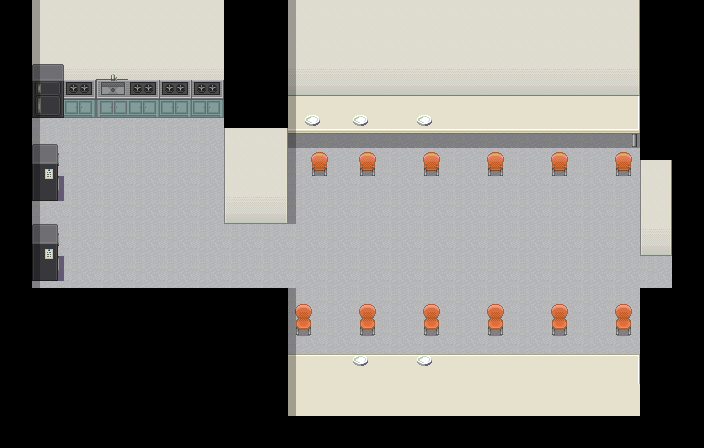

This is a level from a 2D game, rendered from its Tiled map with the project's own tilesets. A one-line summary and the map file follow, with tile-layer data summarised:
An orthogonal 44x28 tile map with 16x16 px tiles, 8 tile layers (Base, MonoShita, MonoShita2, MonoChu, ...), 4 tilesets and 10 objects.

<map version="1.0" orientation="orthogonal" renderorder="right-down" width="44" height="28" tilewidth="16" tileheight="16" backgroundcolor="#000000" nextobjectid="13">
 <tileset firstgid="1" name="ST-Fdshop-I01" tilewidth="16" tileheight="16" tilecount="1440" columns="16">
  <image source="ST-Fdshop-I01.png" trans="aa55ff" width="256" height="1440" />
 </tileset>
 <tileset firstgid="1441" name="ST-Room-I01" tilewidth="16" tileheight="16" tilecount="1120" columns="16">
  <image source="ST-Room-I01.png" trans="aa55ff" width="256" height="1120" />
 </tileset>
 <tileset firstgid="2561" name="Yatai-option1" tilewidth="16" tileheight="16" tilecount="885" columns="59">
  <image source="Yatai-option1.png" trans="aa55ff" width="944" height="255" />
 </tileset>
 <tileset firstgid="3446" name="ST-Sewer-01" tilewidth="16" tileheight="16" tilecount="1504" columns="16">
  <image source="ST-Sewer-01.png" trans="aa55ff" width="256" height="1504" />
 </tileset>
 <layer name="Base" width="44" height="28">
  <properties>
   <property name="cc_vertexz" value="-14" />
  </properties>
  <data>[1232 cells, 844 non-empty, 44 distinct tile ids]</data>
 </layer>
 <layer name="MonoShita" width="44" height="28">
  <properties>
   <property name="cc_vertexz" value="-13" />
  </properties>
  <data>[1232 cells, 132 non-empty, 17 distinct tile ids]</data>
 </layer>
 <layer name="MonoShita2" width="44" height="28">
  <properties>
   <property name="cc_vertexz" value="-13" />
  </properties>
  <data>[1232 cells, 52 non-empty, 28 distinct tile ids]</data>
 </layer>
 <layer name="MonoChu" width="44" height="28">
  <properties>
   <property name="cc_vertexz" value="-12" />
  </properties>
  <data>[1232 cells, 48 non-empty, 8 distinct tile ids]</data>
 </layer>
 <layer name="curry" width="44" height="28">
  <properties>
   <property name="cc_vertexz" value="-11" />
  </properties>
  <data>[1232 cells, 5 non-empty, 1 distinct tile ids]</data>
 </layer>
 <layer name="curryEat" width="44" height="28">
  <properties>
   <property name="cc_vertexz" value="-11" />
  </properties>
  <data>[1232 cells, 5 non-empty, 1 distinct tile ids]</data>
 </layer>
 <objectgroup name="collision">
  <object id="1" x="640" y="0" width="64" height="256" />
  <object id="2" x="640" y="288" width="64" height="160" />
  <object id="4" x="288" y="352" width="352" height="96" />
  <object id="5" x="0" y="288" width="288" height="160" />
  <object id="6" x="0" y="0" width="32" height="288" />
  <object id="8" x="32" y="240" width="32" height="48" />
  <object id="9" x="32" y="160" width="32" height="48" />
  <object id="10" x="32" y="0" width="192" height="112" />
  <object id="11" x="224" y="0" width="64" height="224" />
  <object id="12" x="288" y="0" width="352" height="144" />
 </objectgroup>
 <layer name="CharaUe" width="44" height="28">
  <data>[1232 cells, 4 non-empty, 2 distinct tile ids]</data>
 </layer>
 <layer name="shadow" width="44" height="28">
  <data>[1232 cells, 40 non-empty, 1 distinct tile ids]</data>
 </layer>
</map>
